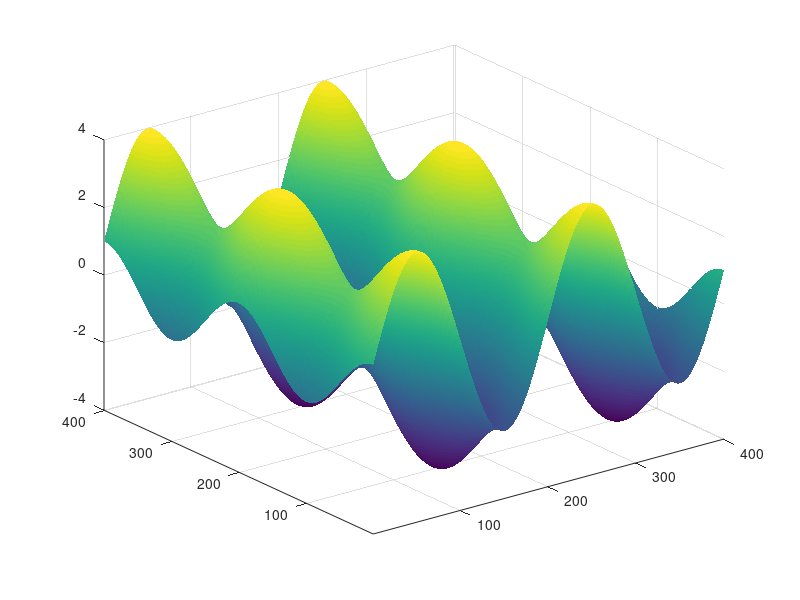

This figure's MATLAB source: (Note: this script raises an error after producing the figure.)
x = 0:pi/100:4*pi;
set(gca, 'nextplot', 'replacechildren')
y = x;
[X,Y] = meshgrid(x,y);
z = 3*sin(X) + cos(Y);
h = surf(z);
axis tight
shading interp
colormap("parula")
zlim([-5 5])

for k = 0:pi/100:2*pi
    z = (sin(X)+cos(Y)).*sin(k);
    set(h, 'Zdata',z)
    drawnow
end